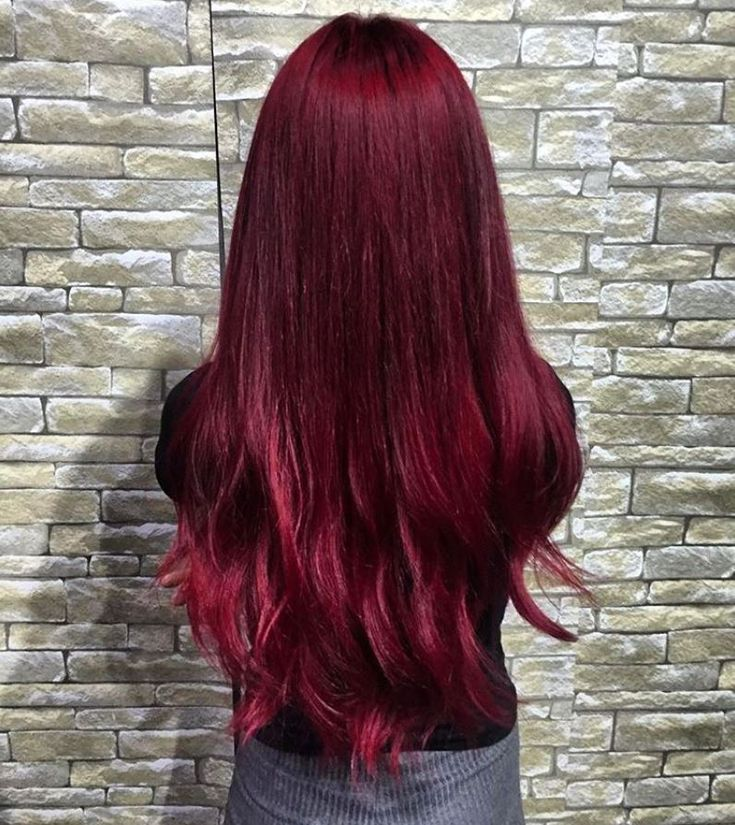
#> input picture opencv/data/kizil_sac3.jpeg, 735 x 825 px
$ python u6_renk_kanallari.py
#> lines starting #> are read from the running program, lines starting #| are printed output that depends on the picture
import cv2 as cv

#dosya oku
img=cv.imread(r'data/kizil_sac3.jpeg')
#> img is the input picture: shape (825, 735, 3); mean B, G, R 105.6, 105.9, 126
img_fer=cv.imread(r'data/kirmizi_ferrari.jpg')
b,g,r=cv.split(img)
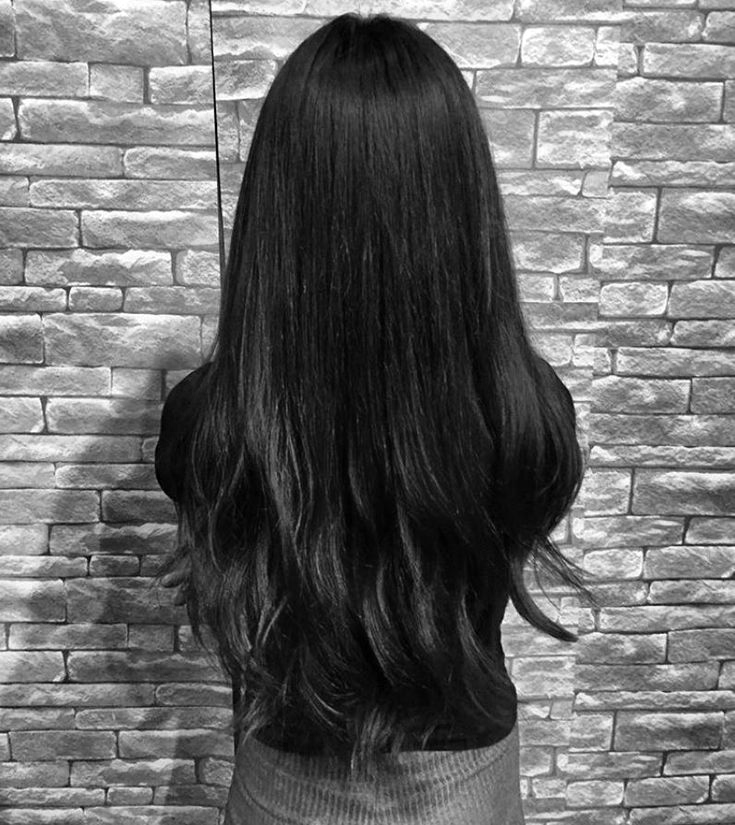
#> b: shape (825, 735); min 0, max 255, mean 105.6
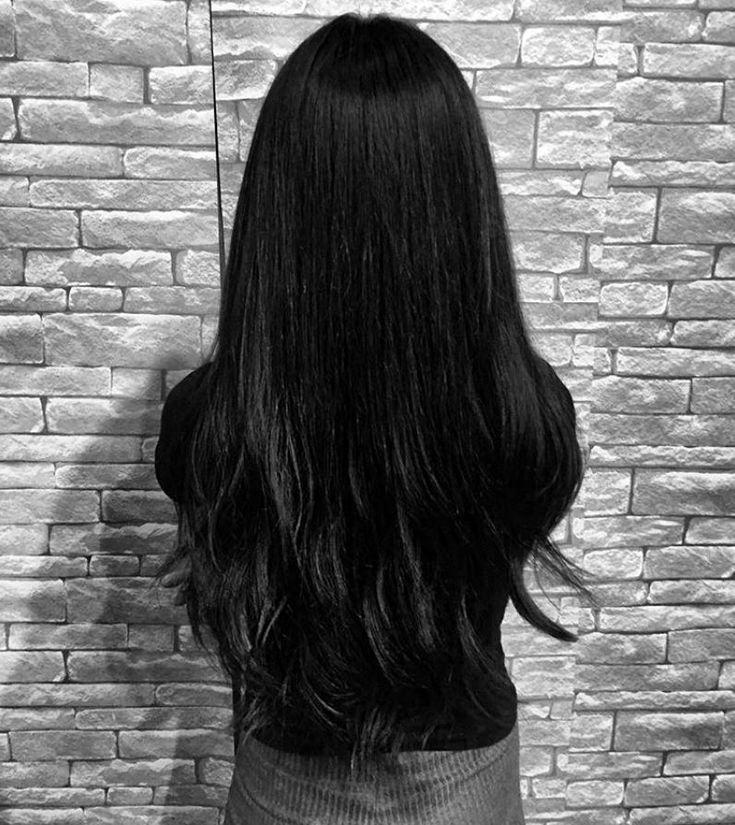
#> g: shape (825, 735); min 0, max 255, mean 105.9
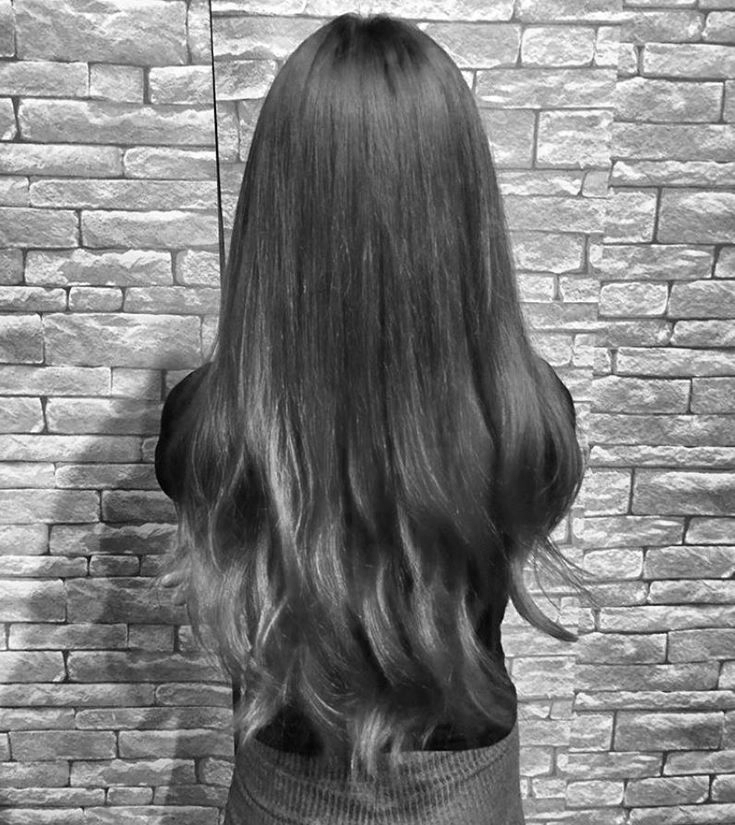
#> r: shape (825, 735); min 0, max 255, mean 126
#> (the run stopped early here; a loop or call above may not have finished)

$ run again, with opencv/data/gol_manzarasi.jpeg copied over opencv/data/kizil_sac3.jpeg
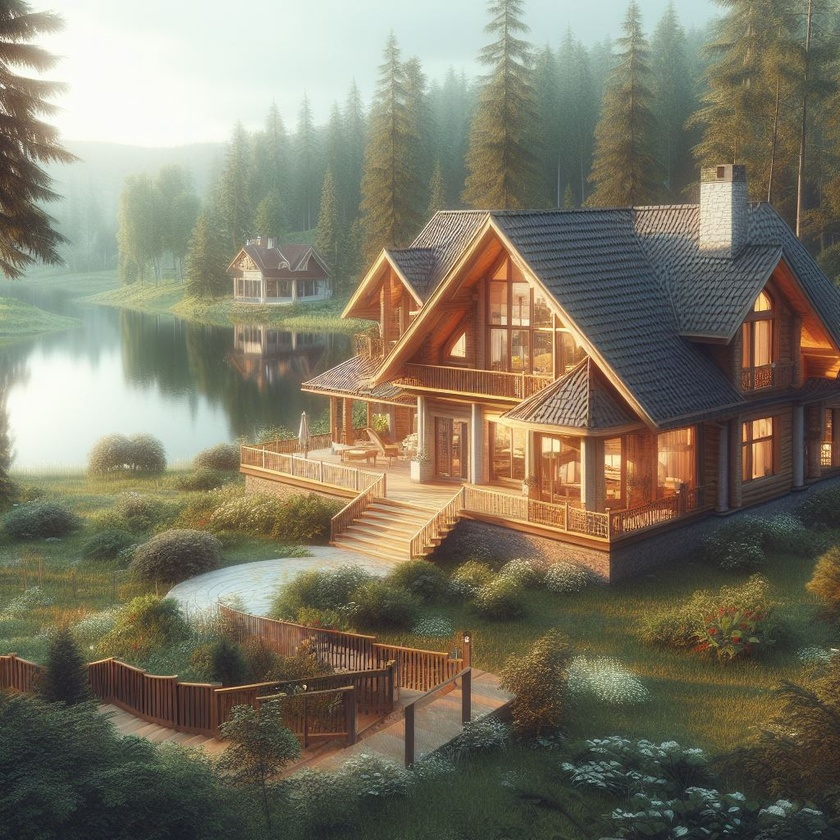
#> input picture opencv/data/gol_manzarasi.jpeg, 840 x 840 px, shrunk from 1024 x 1024 before the run
#> img is the input picture: shape (840, 840, 3); mean B, G, R 101.2, 119.4, 125
#> `b,g,r=cv.split(img)`:
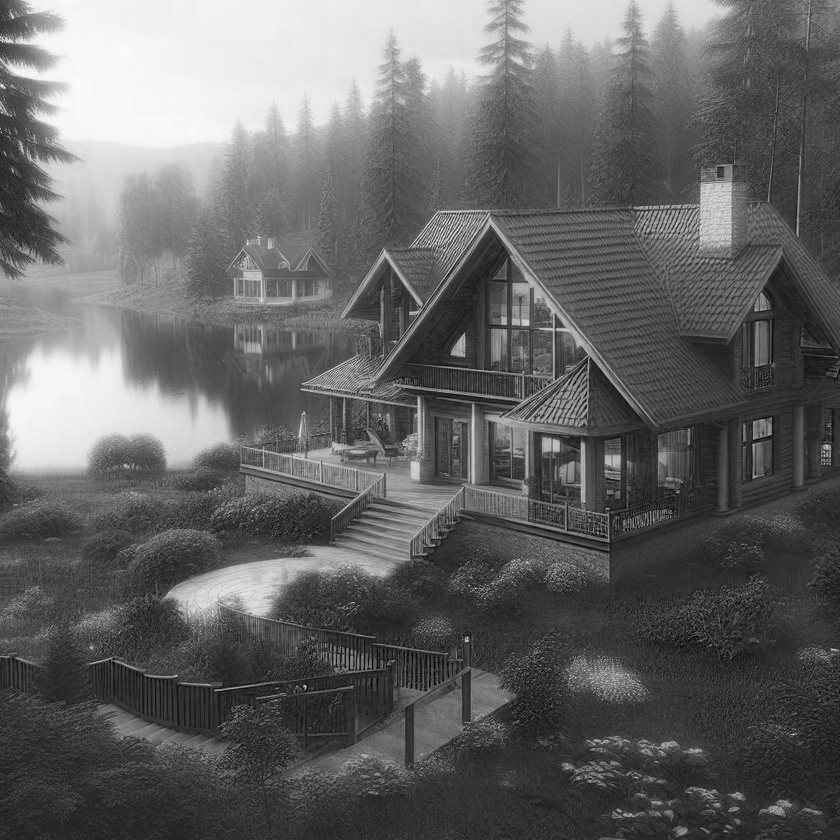
#> b: shape (840, 840); min 0, max 251, mean 101.2
#> `b,g,r=cv.split(img)`:
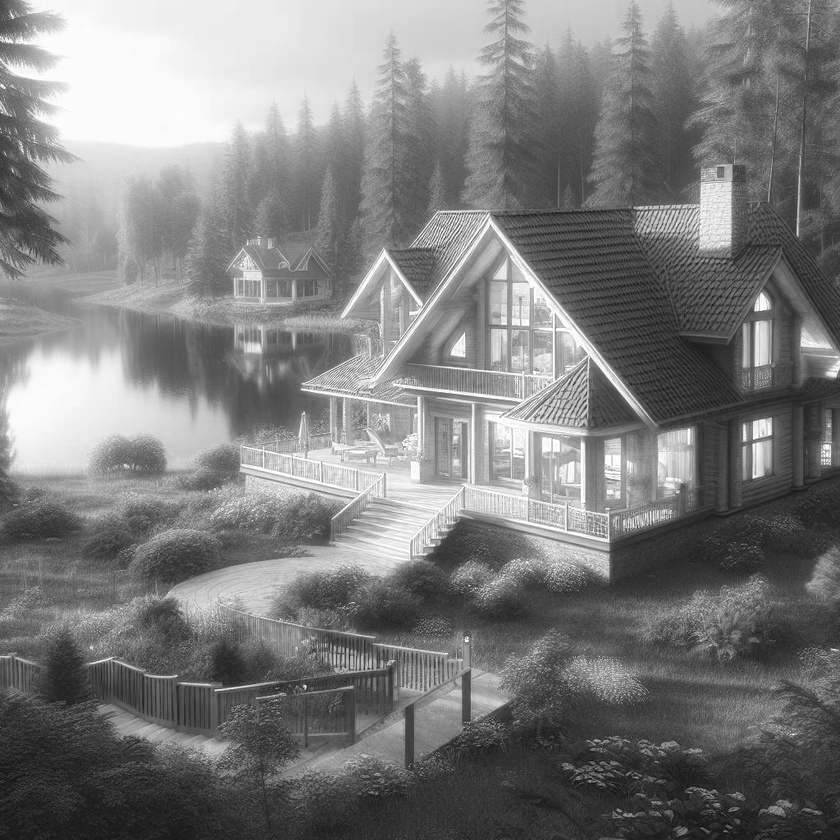
#> r: shape (840, 840); min 10, max 255, mean 125

$ run again, with opencv/data/kizil_cam.jpeg copied over opencv/data/kizil_sac3.jpeg
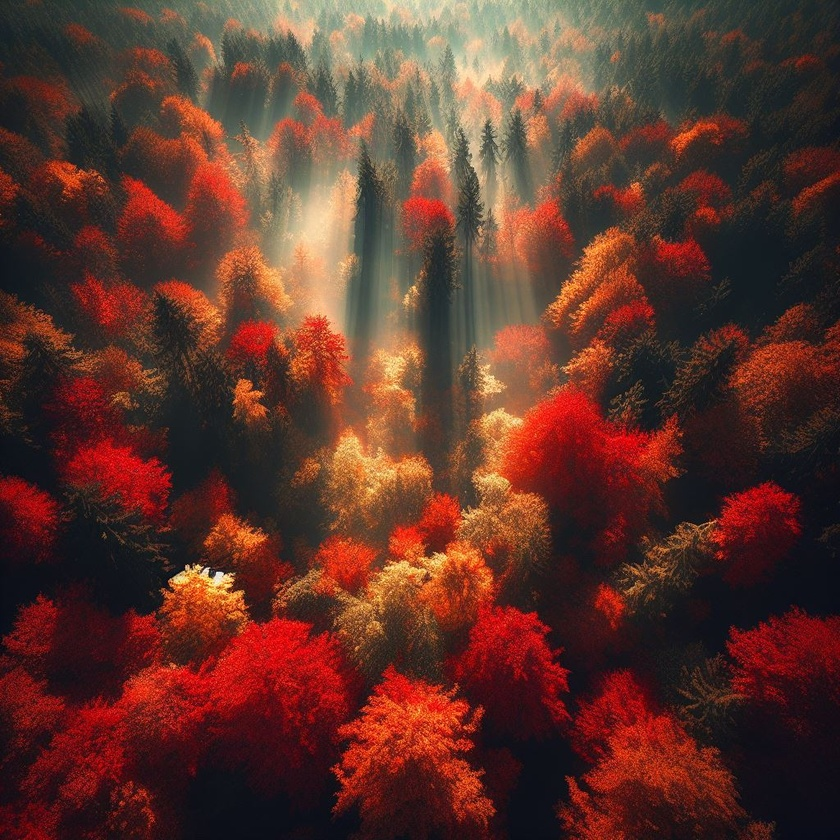
#> input picture opencv/data/kizil_cam.jpeg, 840 x 840 px, shrunk from 1024 x 1024 before the run
#> img is the input picture: shape (840, 840, 3); mean B, G, R 43.8, 53.7, 95
#> `b,g,r=cv.split(img)`:
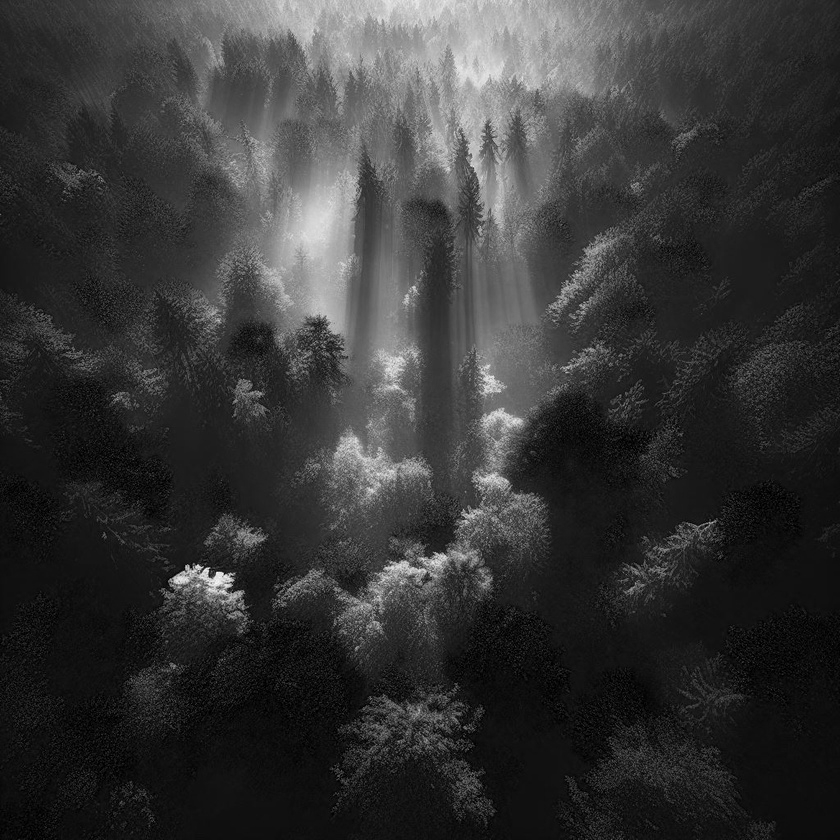
#> g: shape (840, 840); min 0, max 254, mean 53.7
#> `b,g,r=cv.split(img)`:
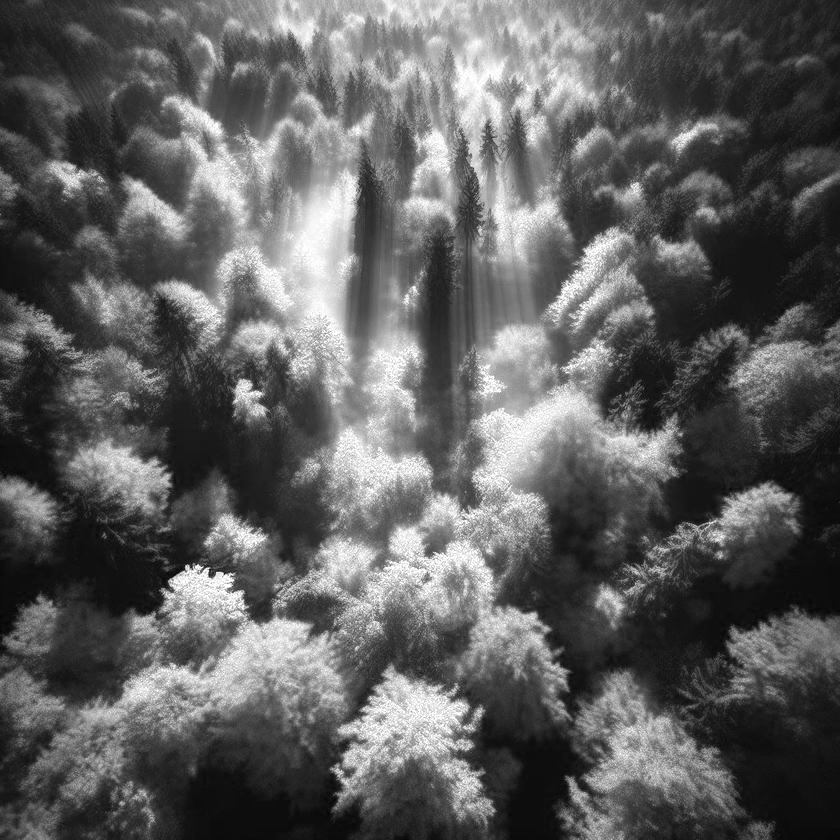
#> r: shape (840, 840); min 3, max 255, mean 95
